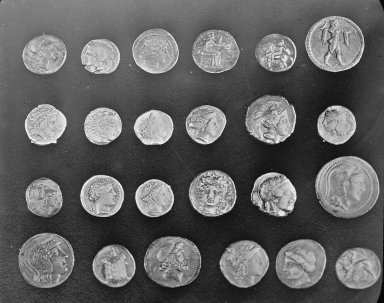
#> input picture skimage.data.coins(), 384 x 303 px
$ jupyter execute 4cv.ipynb   (shell and % lines are left out)   (older library calls are emulated)
#> lines starting #> are read from the running program, lines starting #| are printed output that depends on the picture
[cell 1]
import matplotlib.pyplot as plt
import numpy as np
from skimage import data, exposure, transform, io
from skimage.color import rgb2gray

[cell 2]
plt.rcParams['text.color'] = 'w'
plt.rcParams['xtick.color'] = 'w'
plt.rcParams['ytick.color'] = 'w'
plt.rcParams['axes.labelcolor'] = 'w'

[cell 3]
image = data.coins()
#> image is the input picture: shape (303, 384); min 1, max 252, mean 96.9
plt.figure(figsize= (12, 5))
plt.subplot(121)
ax1 = plt.subplot(121, frameon= False)
ax1.imshow(image, cmap= 'gray')
ax1.set_title("Coins grayscale image")
ax2 = plt.subplot(1, 2, 2)
pt1 = ax2.hist(image.ravel(), bins= 255, histtype= 'bar', color= 'red')
ax2.set_title("Image histogram")
ax2.set_xlabel("Pixel intensity")
ax2.set_ylabel("Pixel count")
#> figure, not shown here; panel 2: tallest bar 1264 high, from x = 35.45 to 36.44

[cell 4]
fig = plt.figure(figsize=(15, 10))
axes = np.zeros((2,4),dtype=np.object)
axes[0,0] = plt.subplot(2, 4, 1)
axes[0,1] = plt.subplot(2, 4, 2)
axes[0,2] = plt.subplot(2, 4, 3)
axes[0,3] = plt.subplot(2, 4, 4)
axes[1,0] = plt.subplot(2, 4, 5)
axes[1,1] = plt.subplot(2, 4, 6)
axes[1,2] = plt.subplot(2, 4, 7)
axes[1,3] = plt.subplot(2, 4, 8)

axes[0,0].imshow(image,cmap='gray')
axes[1,0].hist(image.ravel(), bins=20, histtype='bar', color='red')
axes[0,0].set_title("Original image")

img_eq = exposure.equalize_hist(image)
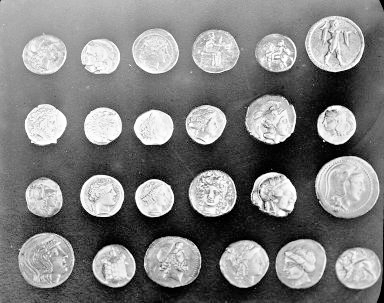
#> img_eq: shape (303, 384) float64; min 8.59e-06, max 1, mean 0.503
axes[0,1].imshow(img_eq,cmap='gray')
axes[1,1].hist(img_eq.ravel(), bins=20, histtype='bar', color='blue')
axes[0,1].set_title("Equalizing histogram adjust")

img_adapt_eq = exposure.equalize_adapthist(image)
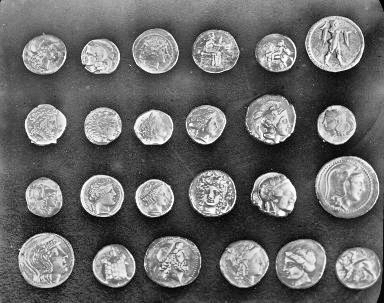
#> img_adapt_eq: shape (303, 384) float64; min 0, max 1, mean 0.417
axes[0,2].imshow(img_adapt_eq,cmap='gray')
axes[1,2].hist(img_adapt_eq.ravel(), bins=20, histtype='bar', color='blue')
axes[0,2].set_title("Adaptive histogram adjust")

img_contrast_enhanced = exposure.equalize_adapthist(exposure.adjust_gamma(image, 0.5))
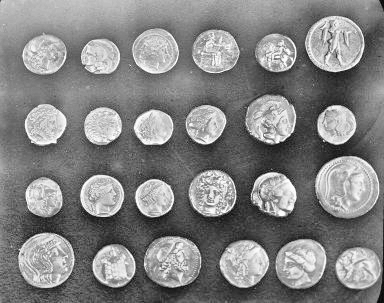
#> img_contrast_enhanced: shape (303, 384) float64; min 0, max 1, mean 0.517
axes[0,3].imshow(img_contrast_enhanced,cmap='gray')
axes[1,3].hist(img_contrast_enhanced.ravel(), bins=20, histtype='bar', color='blue')
axes[0,3].set_title("Contrast adjust")
#> figure, not shown here; panel 5: tallest bar 14356 high, from x = 38.65 to 51.2; panel 6: tallest bar 6410 high, from x = 0.2 to 0.25; panel 7: tallest bar 12690 high, from x = 0.25 to 0.3; panel 8: tallest bar 10419 high, from x = 0.3 to 0.35

[cell 5]
x = np.linspace(0,1,50)
p = 1
c = (0.5*p)/(1+0.5*p)
plt.figure()
y= (((x-0.5)*p)/(1+abs((x-0.5)*p))+c)/(2*c)
plt.plot(x,y)
plt.title('Uprava jasovej stupnice')
plt.xlabel('vstupny jas')
plt.ylabel('out jas')

plt.figure(figsize=(15, 10))
plt.subplot(221)
plt.imshow(data.moon(),cmap='gray')
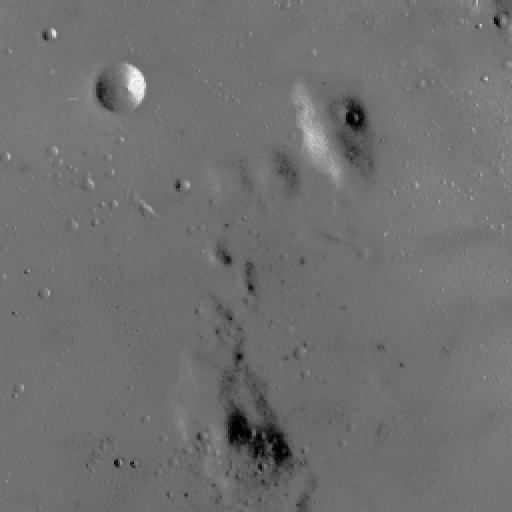
#> input picture skimage.data.moon(), 512 x 512 px
plt.subplot(222)
im = data.moon()/255
adj_im = (((im-0.5)*p)/(1+abs((im-0.5)*p))+c)/(2*c)
plt.imshow(adj_im,cmap='gray')
plt.subplot(223)
plt.hist(data.moon().ravel(), bins=20, histtype='bar', color='red')
plt.subplot(224)
plt.hist((adj_im*255).ravel(), bins=20, histtype='bar', color='red')
#> figure, not shown here; curve peaks at x = 1, y = 1
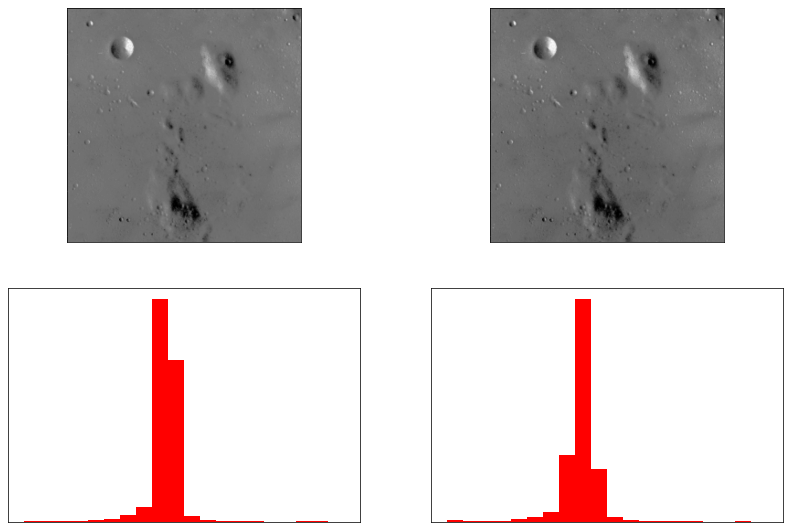
#> figure drawn by matplotlib, 4 panels; panel 3: tallest bar 137740 high, from x = 102 to 114.8; panel 4: tallest bar 156564 high, from x = 102 to 114.8

[cell 6]
shape = np.floor(np.asarray(data.rocket().shape[0:2])/10).astype(dtype=np.int)
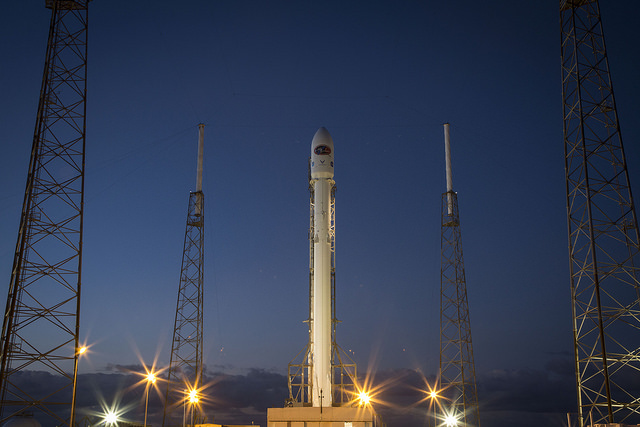
#> input picture skimage.data.rocket(), 640 x 427 px
#> shape = [42, 64]
shape = np.hstack((shape, 3))
#> shape = [42, 64, 3]
im =  transform.resize(data.rocket(),shape)
#> im: shape (42, 64, 3) float64
plt.figure(figsize=(10, 5))
plt.imshow(data.rocket())
plt.figure()
r = im[:,:,0]
g = im[:,:,1]
b = im[:,:,2]
ax = plt.axes(projection='3d')
plt.scatter(r.ravel(),g.ravel(),b.ravel(), cmap='viridis', linewidth=0.5)
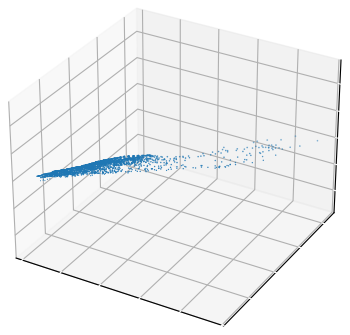
#> figure drawn by matplotlib, 1 panel

[cell 7]
# Bonus
#1. Vypoctajte kolko roznych histogramov existuje pre sedotonovy obrazok (0-255) s rozmermi h * w (+2b)

from math import factorial

#vzorec pre vypocet : p=(256+h*w-1)!/(256-1)!*(h*w)!
h = 2
w = 2
pocet_hist=(factorial(256+(h*w)-1))/(factorial(h*w)*factorial(256-1))
print(pocet_hist)

#2. Do dalsieho cvika JE mozne interaktivne pracovat s plotmi v ipythone teda v notebooku? Najdite opitmalnu kniznicu na interakciu v pythone.
# https://jakevdp.github.io/PythonDataScienceHandbook/04.12-three-dimensional-plotting.html
# https://matplotlib.org/3.3.1/users/interactive.html
# https://stackoverflow.com/questions/14261903/how-can-i-open-the-interactive-matplotlib-window-in-ipython-notebook
# Za dobre porovnanie 3 kniznic v 2D a 3D aj s  videom a komentarom (+5b)

[cell 8]
# Povinne
# Dokoncit cvicenie 1:1 podobat na to co je v knihe.

plt.figure()
#sigmoida
x = np.linspace(0,1,50)
y = (((x-0.5)*5)/(1+abs((x-0.5)*5))+(0.5*5)/(1+0.5*5))/(2*(0.5*5)/(1+0.5*5))*(-1)
plt.plot(x,y)

#negativ
earth = io.imread("./imgs/earth.jpg")
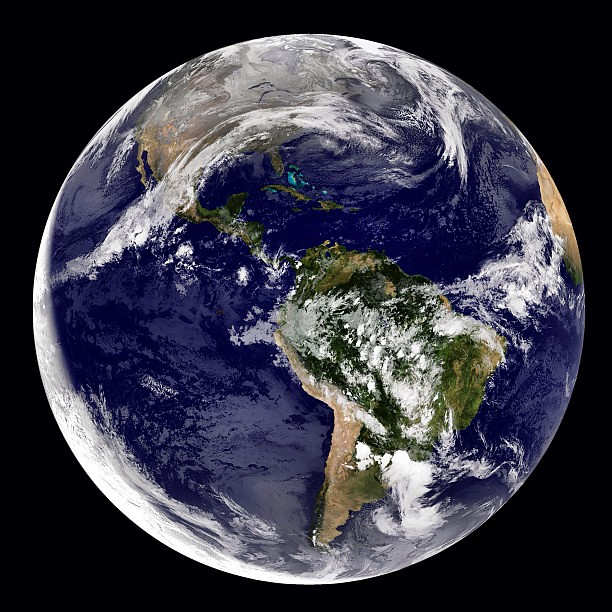
#> input picture imgs/earth.jpg, 612 x 612 px
#> earth is the input picture: shape (612, 612, 3); mean R, G, B 58.4, 57.6, 71.2
earthh = (rgb2gray(earth) * 255).astype(dtype=np.uint8)
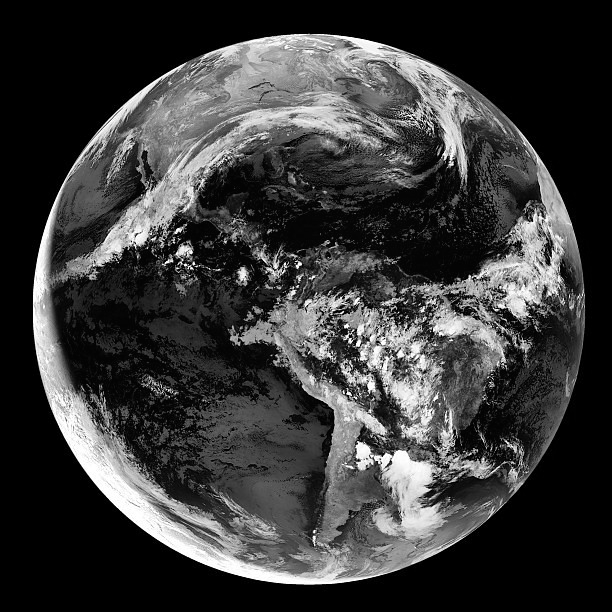
#> earthh: shape (612, 612); min 0, max 255, mean 58.4
earthh = earthh.astype(dtype=np.uint8)
plt.figure()

pic1 = plt.subplot(121)
pic1.imshow(earthh, cmap= 'gray')
pic1.set_title("Original grey")
pic2 = plt.subplot(122)
pic2.imshow((1 - earthh), cmap= 'gray')
pic2.set_title("Negative")
#> figure, not shown here; curve peaks at x = 0, y = 0
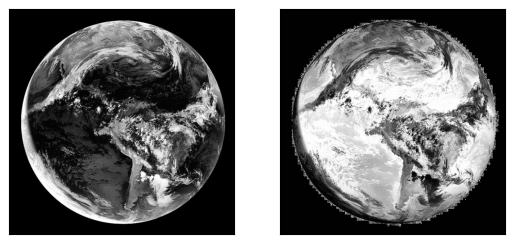
#> figure drawn by matplotlib, 2 panels
